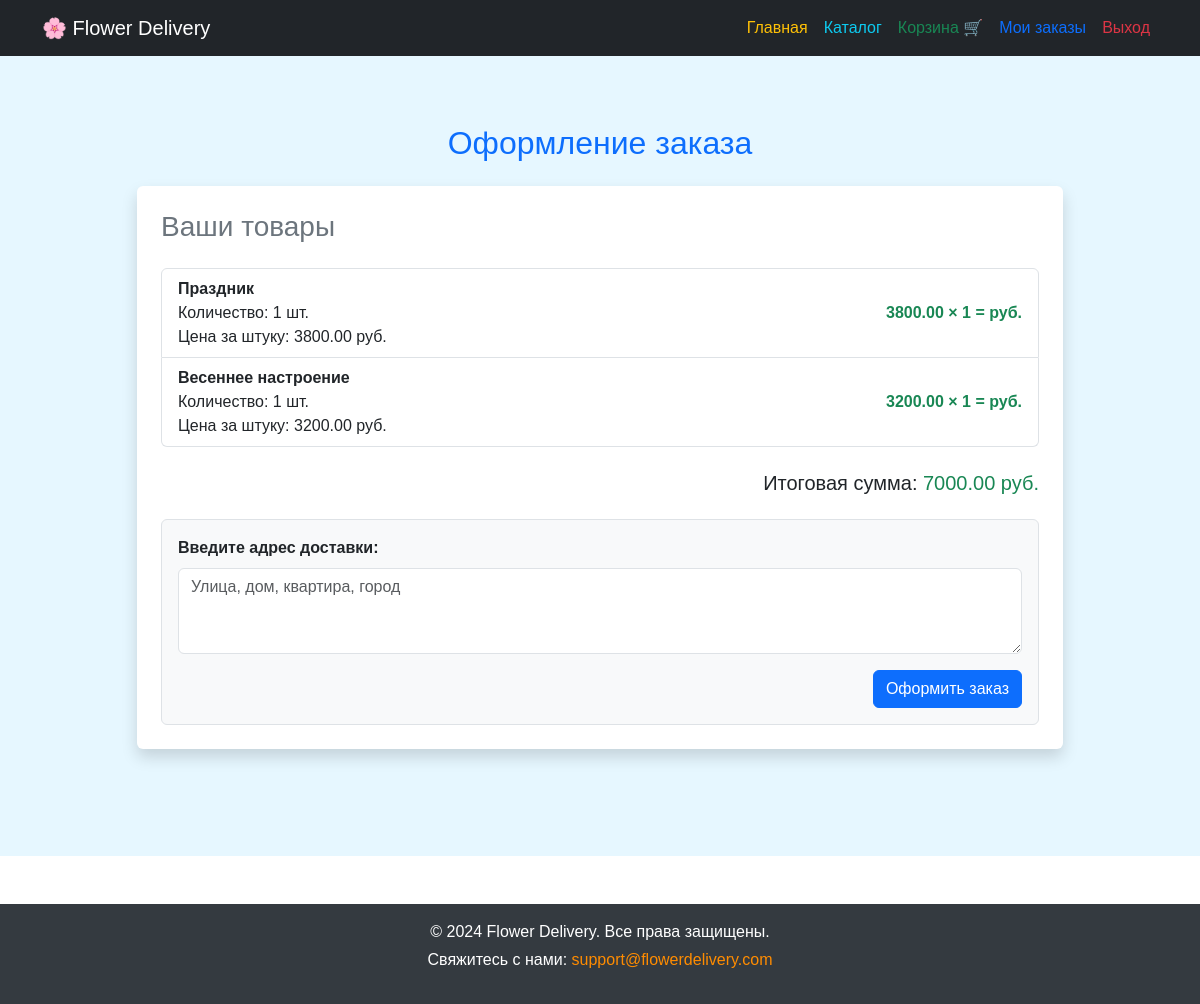
The app's page /checkout/ (signed in) with its own data.
### core_app/models.py (models this page shows, shortened)
class CartItem(models.Model):
    cart = models.ForeignKey(
        Cart,
        on_delete=models.CASCADE,
        verbose_name="Корзина",
        related_name="items"
    )
    product = models.ForeignKey(
        Product,
        on_delete=models.CASCADE,
        verbose_name="Товар"
    )
    quantity = models.PositiveIntegerField(
        default=1,
        verbose_name="Количество"
    )
    class Meta:
        verbose_name = "Элемент корзины"
        verbose_name_plural = "Элементы корзины"

class Product(models.Model):
    name = models.CharField(
        max_length=255,
        verbose_name="Название"
    )
    description = models.TextField(
        verbose_name="Описание"
    )
    price = models.DecimalField(
        max_digits=10,
        decimal_places=2,
        verbose_name="Цена"
    )
    image = models.ImageField(
        upload_to="product_images/",
        verbose_name="Изображение"
    )
    class Meta:
        verbose_name = "Товар"
        verbose_name_plural = "Товары"

### core_app/views.py (the view, shortened to what this page needs)
# urls.py: path('checkout/', views.checkout, name='checkout'),
@login_required
def checkout(request):
    cart = get_object_or_404(Cart, user=request.user)
    items = cart.items.all()
    total_price = sum(item.product.price * item.quantity for item in items)
    return render(request, 'core_app/checkout.html', {'items': items, 'total_price': total_price})

### core_app/templates/core_app/checkout.html (shortened to what this page needs)
{% extends "base.html" %}
{% block content %}
<div class="container-fluid" style="background-color: #e6f7ff; min-height: 100vh; padding-top: 20px; padding-bottom: 20px;">
    <div class="container mt-5">
        <h2 class="text-center mb-4 text-primary">Оформление заказа</h2>
        {% if items %}
        <div class="row justify-content-center">
            <div class="col-md-10">
                <div class="bg-white p-4 shadow rounded">
                    <h3 class="text-secondary mb-4">Ваши товары</h3>
                    <ul class="list-group mb-4">
                        {% for item in items %}
                        <li class="list-group-item d-flex justify-content-between align-items-center">
                            <div>
                                <strong>{{ item.product.name }}</strong> <br>
                                Количество: {{ item.quantity }} шт. <br>
                                Цена за штуку: {{ item.product.price }} руб.
                            </div>
                            <span class="text-success"><strong>{{ item.product.price|floatformat:2 }} × {{ item.quantity }} = {{ item.product.price|floatformat:2|add:item.quantity|floatformat:2 }} руб.</strong></span>
                        </li>
                        {% endfor %}
                    </ul>
                    <div class="text-end mb-4">
                        <h5>Итоговая сумма: <span class="text-success">{{ total_price }} руб.</span></h5>
                    </div>
                    <form method="post" class="p-3 border rounded bg-light">
                        <div class="mb-3">
                            <label for="address" class="form-label"><strong>Введите адрес доставки:</strong></label>
                            <textarea id="address" name="address" class="form-control" rows="3" required placeholder="Улица, дом, квартира, город"></textarea>
                        </div>
                        <div class="text-end">
                            <button type="submit" class="btn btn-primary">Оформить заказ</button>
                        </div>
                    </form>
                </div>
            </div>
        </div>
        {% else %}
        <div class="alert alert-info text-center">
            <h5>Ваша корзина пуста 🛒</h5>
            <p>Вернитесь в <a href="{% url 'catalog' %}" class="text-decoration-underline">каталог</a> и добавьте товары.</p>
        </div>
        {% endif %}
    </div>
</div>
{% endblock %}

### templates/base.html (style rules this page uses)
body { font-family: Arial, sans-serif; margin: 0; padding: 0; }

### records on screen
CartItem: product.name "Праздник", quantity "1", product.price "3800.00"
CartItem: product.name "Весеннее настроение", quantity "1", product.price "3200.00"

### other values on screen
{{ total_price }} "7000.00"
